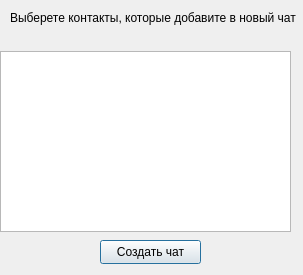
<?xml version="1.0" encoding="UTF-8"?>
<ui version="4.0">
 <class>DialogGroupChat</class>
 <widget class="QDialog" name="DialogGroupChat">
  <property name="geometry">
   <rect>
    <x>0</x>
    <y>0</y>
    <width>303</width>
    <height>275</height>
   </rect>
  </property>
  <property name="windowTitle">
   <string>Dialog</string>
  </property>
  <widget class="QListWidget" name="listWidget">
   <property name="geometry">
    <rect>
     <x>0</x>
     <y>51</y>
     <width>291</width>
     <height>181</height>
    </rect>
   </property>
  </widget>
  <widget class="QLabel" name="label">
   <property name="geometry">
    <rect>
     <x>10</x>
     <y>10</y>
     <width>291</width>
     <height>16</height>
    </rect>
   </property>
   <property name="text">
    <string>Выберете контакты, которые добавите в новый чат</string>
   </property>
  </widget>
  <widget class="QPushButton" name="pushButton">
   <property name="geometry">
    <rect>
     <x>100</x>
     <y>240</y>
     <width>101</width>
     <height>24</height>
    </rect>
   </property>
   <property name="text">
    <string>Создать чат</string>
   </property>
  </widget>
  <widget class="QLabel" name="label_2">
   <property name="geometry">
    <rect>
     <x>10</x>
     <y>30</y>
     <width>271</width>
     <height>20</height>
    </rect>
   </property>
   <property name="text">
    <string/>
   </property>
   <property name="alignment">
    <set>Qt::AlignCenter</set>
   </property>
  </widget>
 </widget>
 <resources/>
 <connections/>
</ui>
